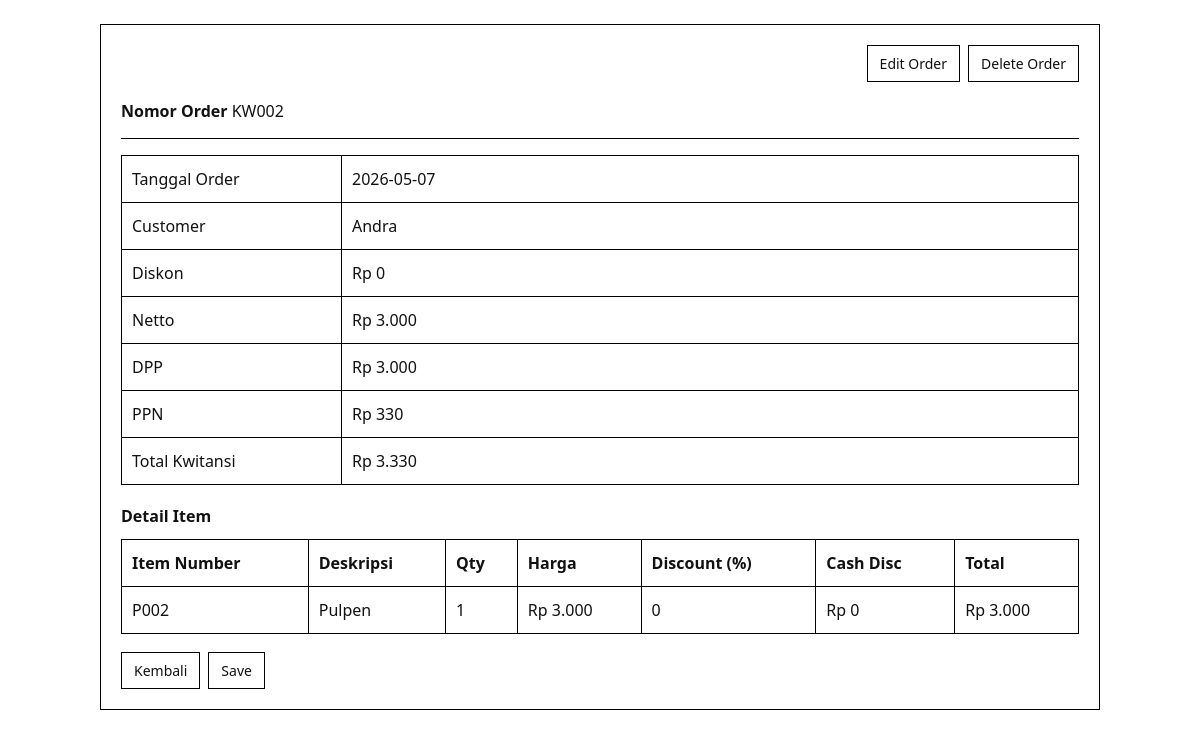
The page /orders/view.php?id=5 on the database its author committed.
### tables this page shows
CREATE TABLE `orders` (
  `orderId` int(11) NOT NULL,
  `orderNo` varchar(30) NOT NULL,
  `orderDate` date NOT NULL,
  `custId` int(11) NOT NULL,
  `subtotal` decimal(14,2) NOT NULL DEFAULT 0.00,
  `discAmount` decimal(14,2) NOT NULL DEFAULT 0.00,
  `netto` decimal(14,2) NOT NULL DEFAULT 0.00,
  `dpp` decimal(14,2) NOT NULL DEFAULT 0.00,
  `ppn` decimal(14,2) NOT NULL DEFAULT 0.00,
  `grandtotal` decimal(14,2) NOT NULL DEFAULT 0.00
);

CREATE TABLE `customers` (
  `custId` int(11) NOT NULL,
  `cust_nama` varchar(100) NOT NULL,
  `cust_alamat` text NOT NULL,
  `cust_hp` varchar(30) NOT NULL
);

CREATE TABLE `orderitem` (
  `orderItemId` int(11) NOT NULL,
  `orderId` int(11) NOT NULL,
  `itemId` int(11) NOT NULL,
  `qty` decimal(14,2) NOT NULL DEFAULT 0.00,
  `price` decimal(14,2) NOT NULL DEFAULT 0.00,
  `discAmount` decimal(14,2) NOT NULL DEFAULT 0.00,
  `totalItem` decimal(14,2) NOT NULL DEFAULT 0.00
);

CREATE TABLE `items` (
  `itemId` int(11) NOT NULL,
  `deskripsi` varchar(150) NOT NULL,
  `price` decimal(14,2) NOT NULL DEFAULT 0.00
);

### includes/helpers.php (called while the page is built, shortened)
<?php
function format_rupiah($number): string
{
    return 'Rp ' . number_format((float) $number, 0, ',', '.');
}
function format_running_code(string $prefix, int $id, int $length = 3): string
{
    return $prefix . str_pad((string) $id, $length, '0', STR_PAD_LEFT);
}

### orders/view.php (the view, shortened to what this page needs)
<?php
require_once __DIR__ . '/../config/database.php';
require_once __DIR__ . '/../includes/header.php';
$id = isset($_GET['id']) ? (int) $_GET['id'] : 0;
$order = null;
$details = null;
if ($id > 0) {
    $stmt = $conn->prepare("
        SELECT o.*, c.cust_nama, c.custId
        FROM orders o
        INNER JOIN customers c ON c.custId = o.custId
        WHERE o.orderId = ?
    ");
    $stmt->bind_param('i', $id);
    $stmt->execute();
    $order = $stmt->get_result()->fetch_assoc();
    if ($order) {
        $detailStmt = $conn->prepare("
            SELECT oi.*, i.deskripsi
            FROM orderItem oi
            INNER JOIN items i ON i.itemId = oi.itemId
            WHERE oi.orderId = ?
            ORDER BY oi.orderItemId ASC
        ");
        $detailStmt->bind_param('i', $id);
        $detailStmt->execute();
        $details = $detailStmt->get_result();
        if ($details) {
            $details->data_seek(0);
        }
    }
}
?>
<div class="card">
    <?php if ($order): ?>
        <div class="actions" style="justify-content: flex-end; margin-bottom: 18px;">
            <a class="btn btn-warning" href="/test-krida/orders/form.php?id=<?= (int) $order['orderId'] ?>">Edit Order</a>
            <a class="btn btn-danger" href="/test-krida/orders/delete.php?id=<?= (int) $order['orderId'] ?>"
                onclick="return confirm('Are you sure to delete <?= htmlspecialchars($order['orderNo']) ?>?')">Delete
                Order</a>
        </div>
        <div style="margin-bottom: 16px;">
            <strong>Nomor Order</strong> <?= htmlspecialchars($order['orderNo']) ?>
        </div>
        <hr style="border: 0; border-top: 1px solid #000; margin: 16px 0;">
        <table>
            <tr>
                <td style="width: 220px;">Tanggal Order</td>
                <td><?= htmlspecialchars($order['orderDate']) ?></td>
            </tr>
            <tr>
                <td>Customer</td>
                <td><?= htmlspecialchars($order['cust_nama']) ?></td>
            </tr>
            <tr>
                <td>Diskon</td>
                <td><?= format_rupiah($order['discAmount']) ?></td>
            </tr>
            <tr>
                <td>Netto</td>
                <td><?= format_rupiah($order['netto']) ?></td>
            </tr>
            <tr>
                <td>DPP</td>
                <td><?= format_rupiah($order['dpp']) ?></td>
            </tr>
            <tr>
                <td>PPN</td>
                <td><?= format_rupiah($order['ppn']) ?></td>
            </tr>
            <tr>
                <td>Total Kwitansi</td>
                <td><?= format_rupiah($order['grandtotal']) ?></td>
            </tr>
        </table>
        <div style="margin-top: 20px;">
            <strong>Detail Item</strong>
            <?php if ($details && $details->num_rows > 0): ?>
                <table>
                    <thead>
                        <tr>
                            <th>Item Number</th>
                            <th>Deskripsi</th>
                            <th>Qty</th>
                            <th>Harga</th>
                            <th>Discount (%)</th>
                            <th>Cash Disc</th>
                            <th>Total</th>
                        </tr>
                    </thead>
                    <tbody>
                        <?php while ($detail = $details->fetch_assoc()): ?>
                            <?php $lineSubtotal = (float) $detail['qty'] * (float) $detail['price']; ?>
                            <?php $discPercent = $lineSubtotal > 0 ? ((float) $detail['discAmount'] / $lineSubtotal) * 100 : 0; ?>
                            <tr>
                                <td><?= htmlspecialchars(format_running_code('P', (int) $detail['itemId'])) ?></td>
                                <td><?= htmlspecialchars($detail['deskripsi']) ?></td>
                                <td><?= (float) $detail['qty'] ?></td>
                                <td><?= format_rupiah($detail['price']) ?></td>
                                <td><?= round($discPercent, 2) ?></td>
                                <td><?= format_rupiah($detail['discAmount']) ?></td>
                                <td><?= format_rupiah($detail['totalItem']) ?></td>
                            </tr>
                        <?php endwhile; ?>
                    </tbody>
                </table>
            <?php endif; ?>
        </div>
        <div class="actions" style="margin-top: 18px;">
            <a class="btn btn-light" href="/test-krida/orders/index.php">Kembali</a>
            <a class="btn btn-primary" href="/test-krida/orders/form.php?id=<?= (int) $order['orderId'] ?>">Save</a>
        </div>
    <?php else: ?>
        <div class="empty">Data sales order tidak ditemukan.</div>
    <?php endif; ?>
</div>
<?php require_once __DIR__ . '/../includes/footer.php'; ?>

### includes/header.php (style rules this page uses)
* { box-sizing: border-box; }
body { margin: 0; font-family: "Segoe UI", Tahoma, sans-serif; background: #fff; color: #111; }
.btn { text-decoration: none; border: 1px solid #000; cursor: pointer; display: inline-flex; align-items: center; justify-content: center; padding: 8px 12px; border-radius: 0; font-size: 14px; background: #fff; color: #111; }
.card { background: #fff; border: 1px solid #000; padding: 20px; margin-top: 20px; }
.btn-primary, .btn-warning, .btn-danger, .btn-light { background: #fff; color: #111; }
table { width: 100%; border-collapse: collapse; margin-top: 12px; }
th, td { padding: 12px 10px; border: 1px solid #000; text-align: left; vertical-align: top; }
.actions { display: flex; flex-wrap: wrap; gap: 8px; }

### rows shown on the page
orders: orderNo "KW002", orderDate "2026-05-07", custId.cust_nama "Andra", discAmount "Rp 0", netto "Rp 3.000", dpp "Rp 3.000", ppn "Rp 330", grandtotal "Rp 3.330"
orderitem: itemId "P002", itemId.deskripsi "Pulpen", qty "1", price "Rp 3.000", discPercent "0", discAmount "Rp 0", totalItem "Rp 3.000"
